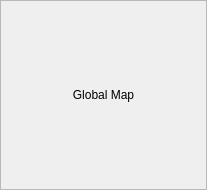
<?xml version="1.0" encoding="UTF-8"?>
<ui version="4.0">
 <class>Map</class>
 <widget class="QFrame" name="Map">
  <property name="geometry">
   <rect>
    <x>0</x>
    <y>0</y>
    <width>207</width>
    <height>190</height>
   </rect>
  </property>
  <property name="windowTitle">
   <string>Frame</string>
  </property>
  <property name="styleSheet">
   <string notr="true">border-image: url(:/global/global.png);</string>
  </property>
  <property name="frameShape">
   <enum>QFrame::StyledPanel</enum>
  </property>
  <property name="frameShadow">
   <enum>QFrame::Raised</enum>
  </property>
  <layout class="QHBoxLayout" name="horizontalLayout">
   <property name="margin">
    <number>0</number>
   </property>
   <item>
    <widget class="QLabel" name="map">
     <property name="autoFillBackground">
      <bool>false</bool>
     </property>
     <property name="text">
      <string>Global Map</string>
     </property>
     <property name="alignment">
      <set>Qt::AlignCenter</set>
     </property>
    </widget>
   </item>
  </layout>
 </widget>
 <resources/>
 <connections/>
</ui>
